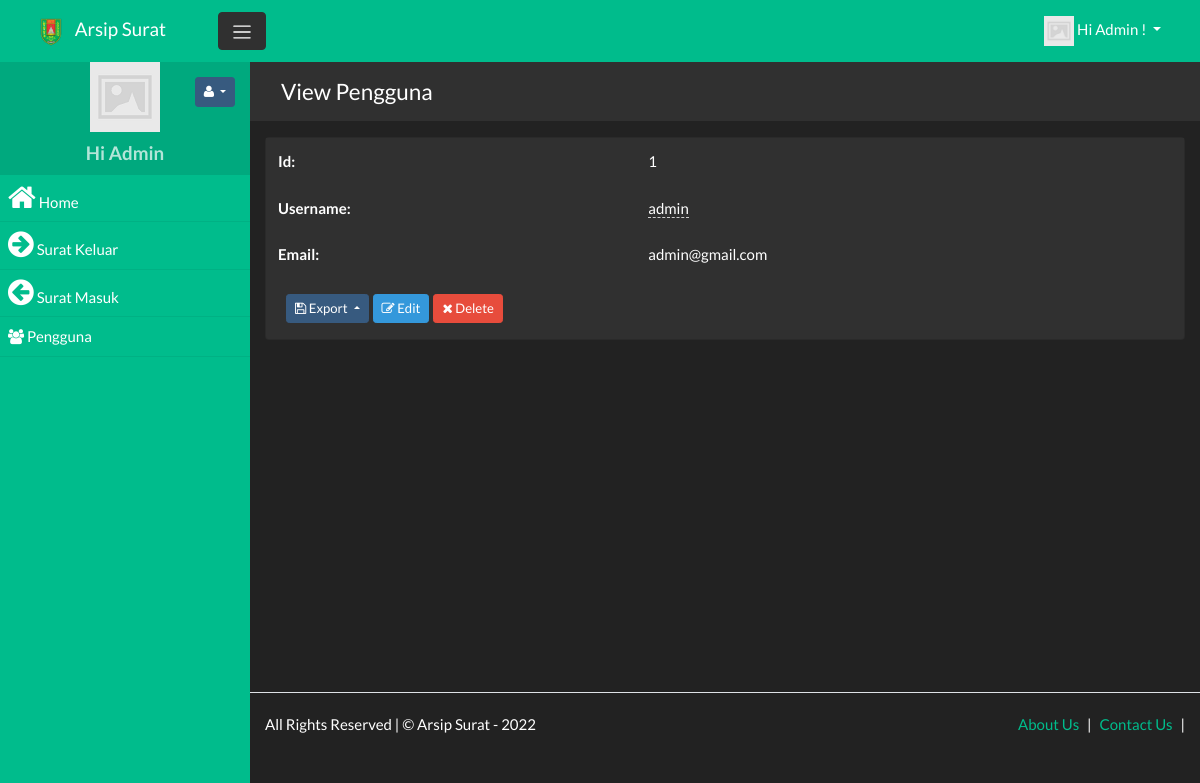
Screenshot of /pengguna/view/1 (signed in) with the database file from the repository.
### tables this page shows
CREATE TABLE `pengguna` (
  `id` int(11) NOT NULL,
  `username` varchar(255) NOT NULL,
  `password` varchar(255) DEFAULT NULL,
  `email` varchar(255) NOT NULL,
  `photo` varchar(255) NOT NULL,
  `login_session_key` varchar(255) DEFAULT NULL,
  `email_status` varchar(255) DEFAULT NULL,
  `password_expire_date` datetime DEFAULT '2022-05-28 00:00:00',
  `password_reset_key` varchar(255) DEFAULT NULL
);

### app/controllers/PenggunaController.php (called while the page is built, shortened)
<?php
class PenggunaController extends SecureController{
	function __construct(){
		$this->tablename = "pengguna";
	}
	function view($rec_id = null, $value = null){
		$db = $this->GetModel();
		$rec_id = $this->rec_id = urldecode($rec_id);
		$tablename = $this->tablename;
		$fields = array("id",
			"username",
			"email");
		if($value){
			$db->where($rec_id, urldecode($value));
		}
		else{
			$db->where("pengguna.id", $rec_id);;
		}
		$record = $db->getOne($tablename, $fields );
		return $this->render_view("pengguna/view.php", $record);
	}
}

### index.php (called while the page is built, shortened)
<?php
	require(HELPERS_DIR . 'Functions.php');
	require(SYSTEM_DIR . 'BaseView.php');
	$page = new Router;
	$page->init();

### app/models/PDODb.php (called while the page is built, shortened)
<?php
class PDODb
{
    private $connectionParams = array(
        'type' => 'mysql',
        'host' => null,
        'username' => null,
        'password' => null,
        'dbname' => null,
        'port' => null,
        'charset' => null
    );
    private $groupBy = array();
    private $orderBy = array();
    private $params = array();
    private $pdo;
    private $prefix = '';
    private $query = '';
    private $queryOptions = array();
    private $returnType = PDO::FETCH_ASSOC;
    private $useGenerator = false;
    public function __construct($type, $host = null, $username = null, $password = null, $dbname = null, $port = null, $charset = null)
    {
        if (is_array($type)) {
            $this->connectionParams = $type;
        }
		elseif (is_object($type)) {
            $this->pdo = $type;
        }
		else {
            foreach ($this->connectionParams as $key => $param) {
                if (isset($$key) && !is_null($$key)) {
                    $this->connectionParams[$key] = $$key;
                }
            }
        }
    }
    public function connect()
    {
		$dbType = strtolower($this->connectionParams['type']);
		if($dbType == 'sqlite'){
			$this->fieldQuote = '"';
			$connectionString = 'sqlite:'.$this->connectionParams['dbname'];
			$this->pdo = new PDO($connectionString);
		}
		else{
			$connectionString = $this->connectionParams['type'].':';
			$connectionParams = ['host', 'dbname', 'port'];
			foreach ($connectionParams as $connectionParam) {
				if (!empty($this->connectionParams[$connectionParam])) {
					$connectionString .= $connectionParam.'='.$this->connectionParams[$connectionParam].';';
				}
			}
			$connectionString = rtrim($connectionString, ';');
			$options = array(
				PDO::ATTR_ERRMODE => PDO::ERRMODE_EXCEPTION,
				PDO::ATTR_PERSISTENT => false
			);
			$this->pdo = new PDO($connectionString, $this->connectionParams['username'], $this->connectionParams['password'], $options);
			$charset = $this->connectionParams['charset'];
			if(!empty($charset)){
				$this->pdo->query("SET NAMES '$charset'");
			}
		}
    }
    private function buildCondition($operator, $conditions)
    {
        if (empty($conditions)) {
            return;
        }
        $this->query .= ' '.$operator;
        foreach ($conditions as $cond) {
            list ($concat, $varName, $operator, $val) = $cond;
            $this->query .= " ".$concat." ".$varName;
            switch (strtolower($operator)) {
                default:
                    if (is_array($val)) {
                        $this->params = array_merge($this->params, $val);
                    } elseif ($val === null) {
                        $this->query .= ' '.$operator." NULL";
                    } elseif ($val != 'DBNULL' || $val == '0') {
                        $this->query .= $this->buildPair($operator, $val);
                    }
            }
        }
    }
    protected function buildGroupBy()
    {
        if (empty($this->groupBy)) {
            return;
        }
        $this->query .= " GROUP BY ";
        $this->query = rtrim($this->query, ', ')." ";
    }
    private function buildLimit($numRows)
    {
		$dbType = $this->connectionParams['type'];
		if($dbType == 'sqlsrv'){
			if (is_array($numRows)) {
				$limit = $numRows[1];
				$offset = intval($numRows[0]);
				$orderby = null;
				if(empty($this->orderBy)){
					$orderby = " ORDER BY(SELECT NULL)";
				}
				$this->query .= "$orderby OFFSET $offset ROWS FETCH NEXT $limit ROWS ONLY";
			}
		}
		else{
			if (is_array($numRows)) {
				$this->query .= ' LIMIT '.(int) $numRows[1].' OFFSET '.(int) $numRows[0];
			}
			else {
				$this->query .= ' LIMIT '.(int) $numRows;
			}
		}
	}
    private function buildOrderBy()
    {
        if (empty($this->orderBy)) {
            return;
        }
        $this->query .= " ORDER BY ";
        $this->query = rtrim($this->query, ', ')." ";
    }
    private function buildPair($operator, $value)
    {
        if (!is_object($value)) {
            $this->params[] = $value;
            return ' '.$operator.' ? ';
        }
        $subQuery = $value->getSubQuery();
        return " ".$operator." (".$subQuery['query'].") ".$subQuery['alias'];
    }
    private function buildQuery($numRows, $tableData = null)
    {
		$this->params = [];
        return $this->prepare();
    }
    private function buildResult($stmt)
    {
		if ($stmt->columnCount () == 0){
			return $stmt->rowCount();
		}
		else{
			if ($this->useGenerator) {
				return $this->buildResultGenerator($stmt);
			}
			else {
				return $stmt->fetchAll($this->returnType);
			}
		}
    }
    private function determineType($item)
    {
        switch (gettype($item)) {
            case 'string':
                return PDO::PARAM_STR;
        }
    }
    private function getTableName($tableName)
    {
        return strpos($tableName, '.') !== false ? $tableName : $this->prefix.$tableName;
    }
    public function get($tableName, $numRows = null, $columns = '*')
    {
        $column = is_array($columns) ? implode(', ', $columns) : $columns;
		$dbType = $this->connectionParams['type'];
		$queryOptions = implode(' ', $this->queryOptions);
		$sqlsrvTop = "";
        $this->query = "SELECT $queryOptions $sqlsrvTop $column FROM " . $this->getTableName($tableName);
		$stmt = $this->buildQuery($numRows);
        $stmt->execute();
        $result = $this->buildResult($stmt);
        return $result;
    }
    public function getOne($tableName, $columns = '*')
    {
        $result = $this->get($tableName, 1, $columns);
        if ($this->useGenerator) {
            return $result->current() ? $result->current() : false;
        } else {
            return $result ? $result[0] : false;
        }
    }
    public function pdo()
    {
        if (!$this->pdo) {
            $this->connect();
        }
        return $this->pdo;
    }
    private function prepare()
    {
		$query = $this->query;
        $stmt = $this->pdo()->prepare($query);
        foreach ($this->params as $key => $value) {
            $stmt->bindValue(is_int($key) ? $key + 1 : ':'.$key, $value, $this->determineType($value));
        }
        return $stmt;
    }
    private function reset()
    {
        $this->groupBy         = [];
        $this->orderBy         = [];
        $this->params          = [];
        $this->query           = '';
        $this->queryOptions    = [];
    }
}

### app/views/partials/pengguna/view.php (the view, shortened to what this page needs)
<?php
$page_element_id = "view-page-" . random_str();
$current_page = $this->set_current_page_link();
$data = $this->view_data;
$show_header = $this->show_header;
?>
<section class="page" id="<?php echo $page_element_id; ?>" data-page-type="view"  data-display-type="table" data-page-url="<?php print_link($current_page); ?>">
    <?php
    if( $show_header == true ){
    ?>
    <div  class="bg-light p-3 mb-3">
        <div class="container">
            <div class="row ">
                <div class="col ">
                    <h4 class="record-title">View  Pengguna</h4>
                </div>
            </div>
        </div>
    </div>
    <?php
    }
    ?>
    <div  class="">
        <div class="container">
            <div class="row ">
                <div class="col-md-12 comp-grid">
                    <div  class="card animated fadeIn page-content">
                        <?php
                        if(!empty($data)){
                        $rec_id = (!empty($data['id']) ? urlencode($data['id']) : null);
                        ?>
                        <div id="page-report-body" class="">
                            <table class="table table-hover table-borderless table-striped">
                                <tbody class="page-data" id="page-data-<?php echo $page_element_id; ?>">
                                    <tr  class="td-id">
                                        <th class="title"> Id: </th>
                                        <td class="value"> <?php echo $data['id']; ?></td>
                                    </tr>
                                    <tr  class="td-username">
                                        <th class="title"> Username: </th>
                                        <td class="value">
                                            <span  data-value="<?php echo $data['username']; ?>"
                                                data-pk="<?php echo $data['id'] ?>"
                                                data-url="<?php print_link("pengguna/editfield/" . urlencode($data['id'])); ?>"
                                                data-name="username"
                                                data-title="Enter Username"
                                                data-placement="left"
                                                data-toggle="click"
                                                data-type="text"
                                                data-mode="popover"
                                                data-showbuttons="left"
                                                class="is-editable" >
                                                <?php echo $data['username']; ?>
                                            </span>
                                        </td>
                                    </tr>
                                    <tr  class="td-email">
                                        <th class="title"> Email: </th>
                                        <td class="value"> <?php echo $data['email']; ?></td>
                                    </tr>
                                </tbody>
                            </table>
                        </div>
                        <div class="p-3 d-flex">
                            <div class="dropup export-btn-holder mx-1">
                                <button class="btn btn-sm btn-primary dropdown-toggle" type="button" data-toggle="dropdown" aria-haspopup="true" aria-expanded="false">
                                    <i class="fa fa-save"></i> Export
                                </button>
                                                </div>
                                                <a class="btn btn-sm btn-info"  href="<?php print_link("pengguna/edit/$rec_id"); ?>">
                                                    <i class="fa fa-edit"></i> Edit
                                                </a>
                                                <a class="btn btn-sm btn-danger record-delete-btn mx-1"  href="" data-prompt-msg="Are you sure you want to delete this record?" data-display-style="modal">
                                                    <i class="fa fa-times"></i> Delete
                                                </a>
                                            </div>
                                            <?php
                                            }
                                            ?>
                                        </div>
                                    </div>
                                </div>
                            </div>
                        </div>
                    </section>

### assets/css/custom-style.css (style rules this page uses)
body { margin: 0; padding: 0; overflow-x: hidden; }
td, th { position:relative; }
td .is-editable { border-bottom:none; border-bottom: 1px dashed #ccc; }
.dropdown-toggle:after { transition: 0.5s; }
.table tr td { vertical-align: middle !important; }
.table { margin-bottom: 0; }
.table-borderless tbody tr td, .table-borderless tbody tr th, .table-borderless thead tr th { border: none; }
h1, h2, h3, h4, h5 { margin: 0; padding: 0; }
body { padding-top:50px; }

### rows the page displays
pengguna: id "1", username "admin", email "admin@gmail.com"

### other values shown
SITE_NAME "Arsip Surat"
USER_NAME "Admin"
$menuobj['label'] "Home"
$menuobj['label'] "Surat Keluar"
$menuobj['label'] "Surat Masuk"
$menuobj['label'] "Pengguna"
